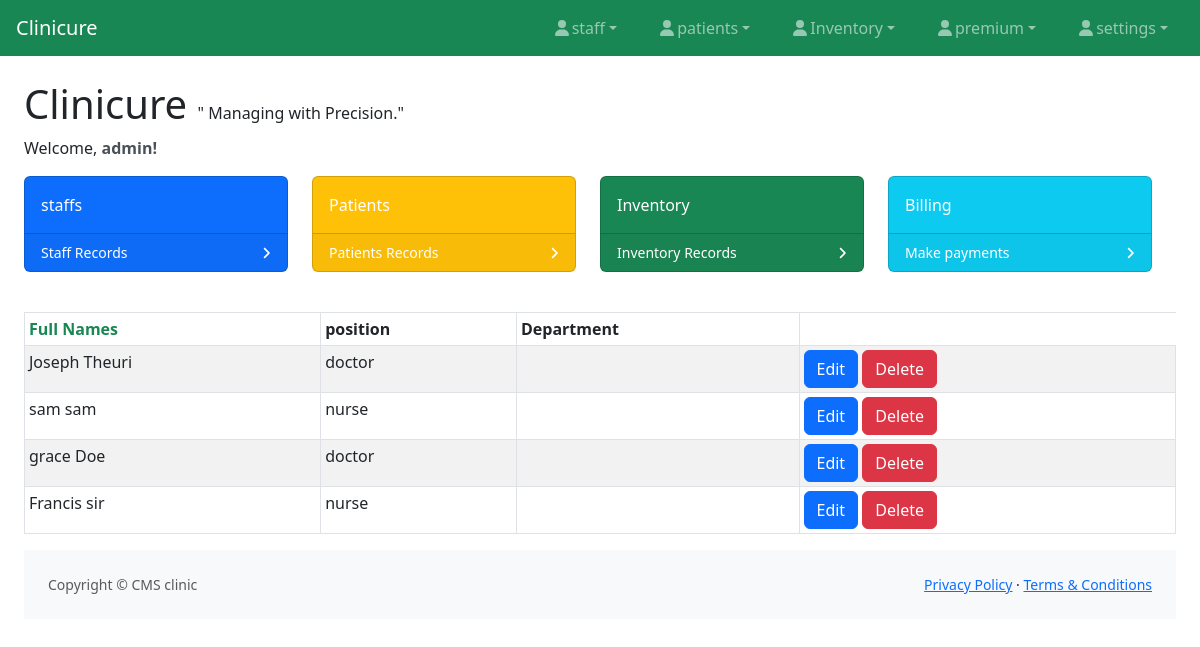
The page /staff/ (signed in) on the database its author committed.
### staff/models.py (models this page shows, shortened)
class staffs(models.Model):
    POSITION_CHOICES = [
        ('doctor', 'Doctor'),
        ('nurse', 'Nurse'),
        ('receptionist', 'Administrator'),
        ('pharmacy', 'Pharmacist')
    ]
    full_name = models.CharField(max_length=100, blank=True, null=True)
    position = models.CharField(max_length=20, choices=POSITION_CHOICES, default='doctor')

### staff/views.py (the view)
# urls.py: path('', views.view_staff, name="view_staff"),
def view_staff(request):
    staff= staffs.objects.all()
    return render(request, 'view_staff.html', {'staff':staff})

### staff/templates/view_staff.html
{% extends 'base.html' %}
{% block body %}
<table class="table table-striped table-bordered table-sm">
    <thead class="thead-dark text-success">
    <tr>
        <th class="text-success">Full Names</th>
        <th>position</th>
        <th>Department</th>
    </tr>
    </thead>
    <tbody>
{% for y in staff %}
    <tr>
        <td>{{ y.full_name }}</td>
        <td>{{ y.position }}</td>
        <td>{{ y.department }}</td>
             <td>
            <a href="{% url 'staff:update_staff' y.id %}" class="btn btn-primary"><span class="glyphicon glyphicon-pencil" >Edit</span></a>
            <a href="{% url 'staff:delete_staff' y.id %}" class="btn btn-danger">Delete</a>
        </td>
    </tr>
{% endfor %}
    </tbody>
</table>
{% endblock %}

### patients/templates/body.html (shortened to what this page needs)
<!DOCTYPE html>
<html lang="en">
<head>
</head>
<body>
 <div class="container-fluid px-4 ">
     <h1 class="mt-4">Clinicure   <span class=" font-italic h6 my-3 ">" Managing with Precision."</span> </h1>
                            {% if user.is_authenticated %}
        <p class="text-dark">Welcome, <strong class="text text-dark-emphasis">{{ user.username }}!</strong></p>
    {% else %}
        <p>Welcome to the dashboard!</p>
    {% endif %}
                        <div class="row col-12 ">
                            <div class="col-xl-3 col-md-6">
                                <div class="card bg-primary text-white mb-4">
                                    <div class="card-body" > {{ staff_count }}  staffs </div>
                                    <div class="card-footer d-flex align-items-center justify-content-between">
                                        <a class="small text-white stretched-link text-decoration-none"  href="{% url 'staff:view_staff' %}">Staff Records</a>
                                        <div class="small text-white"><i class="fas fa-angle-right"></i></div>
                                    </div>
                                </div>
                            </div>
                            <div class="col-xl-3 col-md-6">
                                <div class="card bg-warning text-white mb-4">
                                    <div class="card-body">{{  patient_count }} Patients
                                    </div>
                                    <div class="card-footer d-flex align-items-center justify-content-between">
                                        <a class="small text-white stretched-link text-decoration-none" href="{% url 'patients:view_patients' %}">Patients Records</a>
                                        <div class="small text-white"><i class="fas fa-angle-right"></i></div>
                                    </div>
                                </div>
                            </div>
                            <div class="col-xl-3 col-md-6">
                                <div class="card bg-success text-white mb-4">
                                    <div class="card-body">Inventory</div>
                                    <div class="card-footer d-flex align-items-center justify-content-between">
                                        <a class="small text-white stretched-link text-decoration-none" href="{% url 'inventory:item_list' %}">Inventory Records</a>
                                        <div class="small text-white"><i class="fas fa-angle-right"></i></div>
                                    </div>
                                </div>
                            </div>
                            <div class="col-xl-3 col-md-6">
                                <div class="card bg-info text-white mb-4">
                                    <div class="card-body">Billing</div>
                                    <div class="card-footer d-flex align-items-center justify-content-between">
                                        <a class="small text-white stretched-link text-decoration-none" href="{% url 'stkpush:stk' %}">Make payments</a>
                                        <div class="small text-white"><i class="fas fa-angle-right"></i></div>
                                    </div>
                                </div>
                            </div>
                        </div>
</body>
</html>

### rows shown on the page
staffs: full_name "Joseph Theuri", position "doctor"
staffs: full_name "sam sam", position "nurse"
staffs: full_name "grace Doe", position "doctor"
staffs: full_name "Francis sir", position "nurse"

### other values the page prints
{{ user.username }} "admin"
